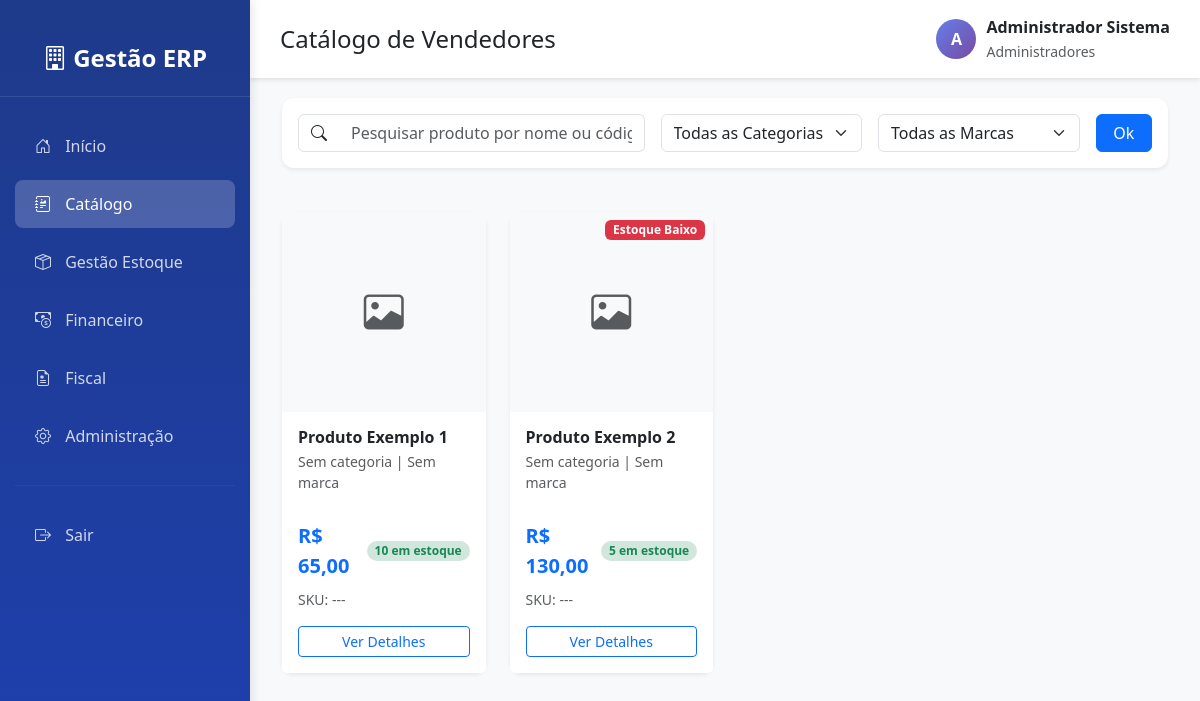
The app's page /estoque/catalogo/ (signed in), older data.
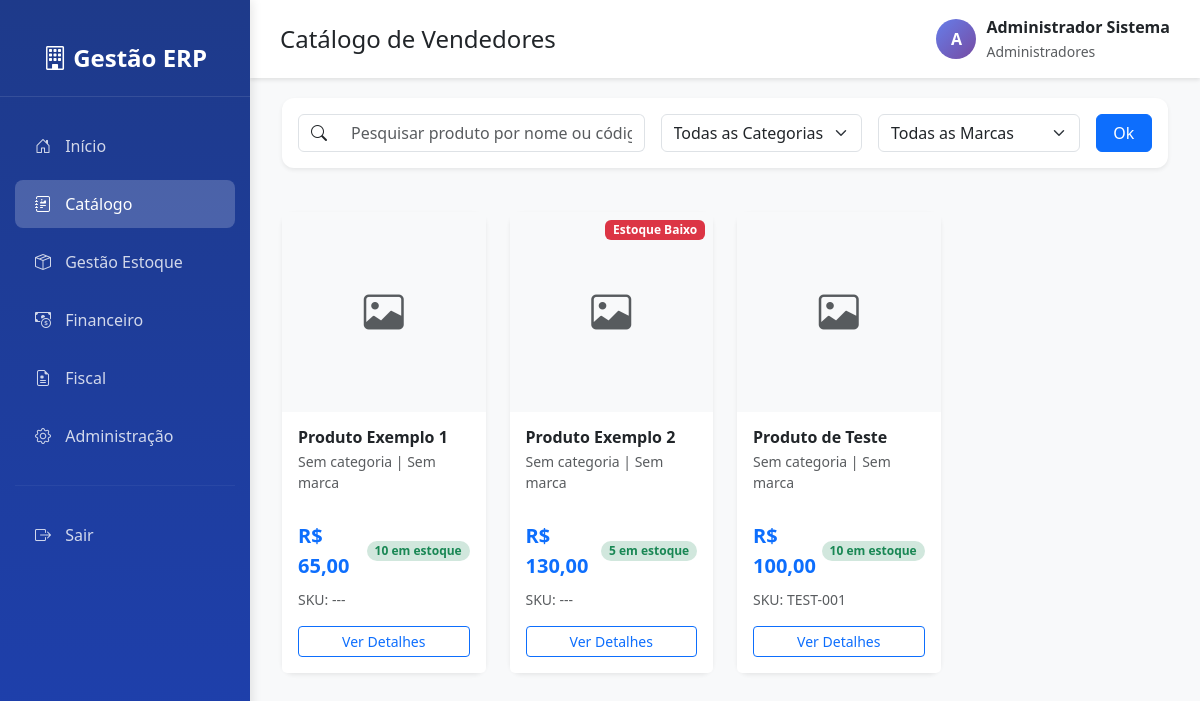
The same page, newer data.
### estoque/models.py (models this page shows, shortened)
class Produto(models.Model):
    nome = models.CharField(
        max_length=200,
        verbose_name="Nome do Produto",
        help_text="Nome completo do produto"
    )
    descricao = models.TextField(
        blank=True,
        null=True,
        verbose_name="Descrição",
        help_text="Descrição detalhada do produto (opcional)"
    )
    preco_custo = models.DecimalField(
        max_digits=10,
        decimal_places=2,
        validators=[MinValueValidator(Decimal('0.01'))],
        verbose_name="Preço de Custo",
        help_text="Valor pago pelo produto (custo de aquisição)"
    )
    preco_venda = models.DecimalField(
        max_digits=10,
        decimal_places=2,
        validators=[MinValueValidator(Decimal('0.01'))],
        verbose_name="Preço de Venda",
        help_text="Valor de venda do produto ao cliente"
    )
    estoque_atual = models.IntegerField(
        default=0,
        validators=[MinValueValidator(0)],
        verbose_name="Estoque Atual",
        help_text="Quantidade disponível em estoque"
    )
    estoque_minimo = models.IntegerField(
        default=10,
        validators=[MinValueValidator(0)],
        verbose_name="Estoque Mínimo",
        help_text="Quantidade mínima para alerta de reposição"
    )
    estoque_maximo = models.IntegerField(
        default=100,
        validators=[MinValueValidator(0)],
        verbose_name="Estoque Máximo",
        help_text="Quantidade máxima recomendada em estoque"
    )
    sku = models.CharField(
        max_length=100,
        blank=True,
        null=True,
        unique=True,
        verbose_name="SKU (Código Interno)",
        help_text="Código único para identificação do produto na empresa"
    )
    ncm = models.CharField(
        max_length=10,
        blank=True,
        null=True,
        verbose_name="NCM (Nomenclatura Comum do Mercosul)",
        help_text="Código NCM com 8 dígitos. Ex: 12345678 - Obrigatório para NF-e"
    )
    cest = models.CharField(
        max_length=7,
        blank=True,
        null=True,
        verbose_name="CEST (Código Especificador da Substituição Tributária)",
        help_text="Código CEST com 7 dígitos (opcional). Ex: 1234567"
    )
    ean_gtin = models.CharField(
        max_length=14,
        blank=True,
        null=True,
        unique=True,
        verbose_name="EAN/GTIN (Código de Barras)",
        help_text="Código de barras EAN-13 ou EAN-14 com dígito verificador"
    )
    peso_kg = models.DecimalField(
        max_digits=10,
        decimal_places=3,
        blank=True,
        null=True,
        validators=[MinValueValidator(Decimal('0.001'))],
        verbose_name="Peso (kg)",
        help_text="Peso do produto em quilogramas (para cálculo de frete)"
    )
    altura_cm = models.DecimalField(
        max_digits=8,
        decimal_places=2,
        blank=True,
        null=True,
        validators=[MinValueValidator(Decimal('0.01'))],
        verbose_name="Altura (cm)",
        help_text="Altura do produto em centímetros"
    )
    largura_cm = models.DecimalField(
        max_digits=8,
        decimal_places=2,
        blank=True,
        null=True,
        validators=[MinValueValidator(Decimal('0.01'))],
        verbose_name="Largura (cm)",
        help_text="Largura do produto em centímetros"
    )
    profundidade_cm = models.DecimalField(
        max_digits=8,
        decimal_places=2,
        blank=True,
        null=True,
        validators=[MinValueValidator(Decimal('0.01'))],
        verbose_name="Profundidade (cm)",
        help_text="Profundidade do produto em centímetros"
    )
    volume_m3 = models.DecimalField(
        max_digits=10,
        decimal_places=6,
        blank=True,
        null=True,
        verbose_name="Volume (m³)",
        help_text="Volume do produto em metros cúbicos (calculado automaticamente)"
    )
    localizacao_estoque = models.CharField(
        max_length=100,
        blank=True,
        null=True,
        verbose_name="Localização no Estoque",
        help_text="Ex: Corredor A, Estante 2, Prateleira 3, Caixa 5"
    )
    categoria = models.CharField(
        max_length=100,
        blank=True,
        null=True,
        verbose_name="Categoria do Produto",
        help_text="Ex: Eletrônicos, Vestuário, Alimentos"
    )
    subcategoria = models.CharField(
        max_length=100,
        blank=True,
        null=True,
        verbose_name="Subcategoria",
        help_text="Ex: Notebooks, Camisetas, Bebidas"
    )
    marca = models.CharField(
        max_length=100,
        blank=True,
        null=True,
        verbose_name="Marca do Produto",
        help_text="Marca ou fabricante do produto"
    )
    fornecedor = models.ForeignKey(
        'fornecedores.Fornecedor',
        on_delete=models.SET_NULL,
        null=True,
        blank=True,
        related_name='produtos',
        verbose_name="Fornecedor Principal",
        help_text="Fornecedor padrão para reposição de estoque"
    )
    icms_aliquota = models.DecimalField(
        max_digits=5,
        decimal_places=2,
        default=0,
        verbose_name="Alíquota ICMS (%)",
        help_text="Percentual de ICMS aplicável (ex: 18.00)"
    )
    ipi_aliquota = models.DecimalField(
        max_digits=5,
        decimal_places=2,
        default=0,
        verbose_name="Alíquota IPI (%)",
        help_text="Percentual de IPI aplicável (ex: 15.00)"
    )
    pis_aliquota = models.DecimalField(
        max_digits=5,
        decimal_places=2,
        default=0,
        verbose_name="Alíquota PIS (%)",
        help_text="Percentual de PIS aplicável"
    )
    cofins_aliquota = models.DecimalField(
        max_digits=5,
        decimal_places=2,
        default=0,
        verbose_name="Alíquota COFINS (%)",
        help_text="Percentual de COFINS aplicável"
    )
    imagem = models.ImageField(
        upload_to='produtos/',
        blank=True,
        null=True,
        verbose_name="Imagem do Produto",
        help_text="Foto do produto para o catálogo de vendedores"
    )
    visivel_catalogo = models.BooleanField(
        default=True,
        verbose_name="Visível no Catálogo de Vendedores",
        help_text="Se marcado, o produto aparecerá no catálogo para consulta de vendedores"
    )
    ativo = models.BooleanField(
        default=True,
        verbose_name="Produto Ativo",
        help_text="Indica se o produto está disponível para movimentação"
    )
    usuario_criacao = models.ForeignKey(
        User,
        on_delete=models.PROTECT,
        related_name='produtos_criados',
        default=1,
        verbose_name="Criado por",
        help_text="Usuário que cadastrou o produto"
    )
    data_criacao = models.DateTimeField(
        auto_now_add=True,
        verbose_name="Data de Criação"
    )
    usuario_modificacao = models.ForeignKey(
        User,
        on_delete=models.PROTECT,
        related_name='produtos_modificados',
        null=True,
        blank=True,
        verbose_name="Modificado por",
        help_text="Último usuário que modificou o produto"
    )
    data_modificacao = models.DateTimeField(
        auto_now=True,
        verbose_name="Data de Modificação"
    )
    class Meta:
        verbose_name = "Produto"
        verbose_name_plural = "Produtos"
        ordering = ['nome']
        indexes = [
            models.Index(fields=['sku']),
            models.Index(fields=['ncm']),
            models.Index(fields=['ean_gtin']),
            models.Index(fields=['categoria']),
            models.Index(fields=['visivel_catalogo', 'ativo']),
        ]
    def estoque_baixo(self):
        return self.estoque_atual < self.estoque_minimo

### estoque/views.py (the view, shortened to what this page needs)
# urls.py: path('catalogo/', views.catalogo_vendedores, name='catalogo'),
@login_required
def catalogo_vendedores(request):
    busca = request.GET.get('busca', '')
    categoria_filtro = request.GET.get('categoria', '')
    marca_filtro = request.GET.get('marca', '')
    produtos = Produto.objects.filter(ativo=True, visivel_catalogo=True)
    if categoria_filtro:
        produtos = produtos.filter(categoria=categoria_filtro)
    if marca_filtro:
        produtos = produtos.filter(marca=marca_filtro)
    produtos = produtos.order_by('nome')
    categorias = Produto.objects.filter(ativo=True, visivel_catalogo=True, categoria__isnull=False).exclude(categoria='').values_list('categoria', flat=True).distinct().order_by('categoria')
    marcas = Produto.objects.filter(ativo=True, visivel_catalogo=True, marca__isnull=False).exclude(marca='').values_list('marca', flat=True).distinct().order_by('marca')
    context = {
        'produtos': produtos,
        'busca': busca,
        'categorias': categorias,
        'marcas': marcas,
        'categoria_selecionada': categoria_filtro,
        'marca_selecionada': marca_filtro,
    }
    return render(request, 'estoque/catalogo.html', context)

### templates/estoque/catalogo.html (shortened to what the changed rows need)
{% extends 'base.html' %}
{% block content %}
<div class="container-fluid">
    <div class="row row-cols-1 row-cols-md-2 row-cols-lg-4 g-4">
        {% for produto in produtos %}
        <div class="col">
            <div class="card h-100 shadow-sm border-0 product-card">
                <div class="position-relative">
                    {% if produto.imagem %}
                    <img src="{{ produto.imagem.url }}" class="card-img-top p-2" alt="{{ produto.nome }}" style="height: 200px; object-fit: contain; cursor: pointer;" onclick="showPhotoModal('{{ produto.imagem.url }}', '{{ produto.nome }}')" data-bs-toggle="modal" data-bs-target="#photoModal">
                    {% else %}
                    <div class="bg-light d-flex align-items-center justify-content-center" style="height: 200px;">
                        <i class="bi bi-image text-muted fs-1"></i>
                    </div>
                    {% endif %}
                    {% if produto.estoque_baixo %}
                    <span class="position-absolute top-0 end-0 badge bg-danger m-2">Estoque Baixo</span>
                    {% endif %}
                </div>
                <div class="card-body d-flex flex-column">
                    <h6 class="card-title fw-bold text-dark mb-1">{{ produto.nome }}</h6>
                    <p class="small text-muted mb-2">{{ produto.categoria|default:"Sem categoria" }} | {{ produto.marca|default:"Sem marca" }}</p>
                    <div class="mt-auto">
                        <div class="d-flex justify-content-between align-items-center mb-2">
                            <span class="text-primary fw-bold fs-5">R$ {{ produto.preco_venda|floatformat:2 }}</span>
                            <span class="badge {% if produto.estoque_atual > 0 %}bg-success-subtle text-success{% else %}bg-danger-subtle text-danger{% endif %} rounded-pill">
                                {{ produto.estoque_atual }} em estoque
                            </span>
                        </div>
                        <div class="small text-muted">SKU: {{ produto.sku|default:"---" }}</div>
                    </div>
                </div>
                <div class="card-footer bg-white border-0 pt-0 pb-3">
                    <button class="btn btn-outline-primary btn-sm w-100" data-bs-toggle="collapse" data-bs-target="#desc{{ produto.id }}">
                        Ver Detalhes
                    </button>
                </div>
            </div>
        </div>
        {% empty %}
        <div class="col-12 text-center py-5">
            <i class="bi bi-search fs-1 text-muted"></i>
            <p class="text-muted mt-3">Nenhum produto encontrado no catálogo.</p>
        </div>
        {% endfor %}
    </div>
</div>
{% endblock %}

Row changes from the older to the newer data that the page shows:
added Produto: nome "Produto de Teste", categoria "Sem categoria", marca "Sem marca", preco_venda "100,00", estoque_atual "10", sku "TEST-001"
